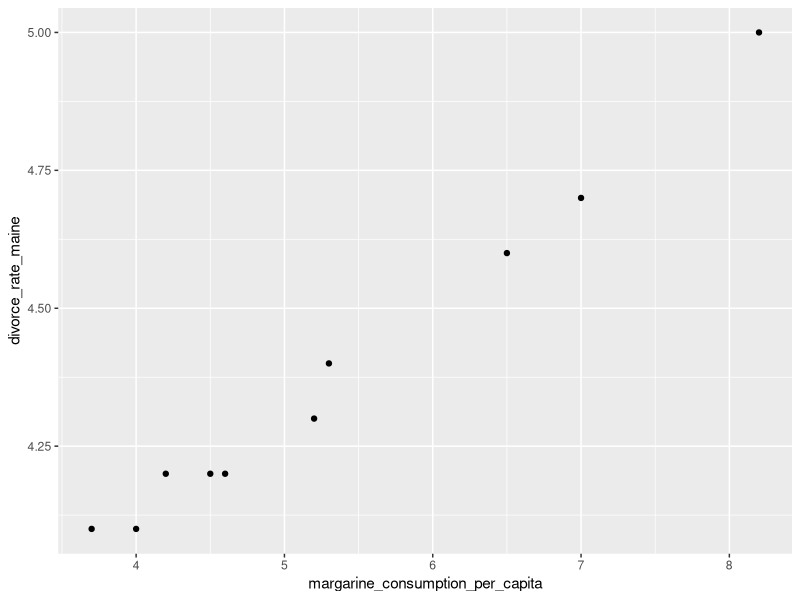
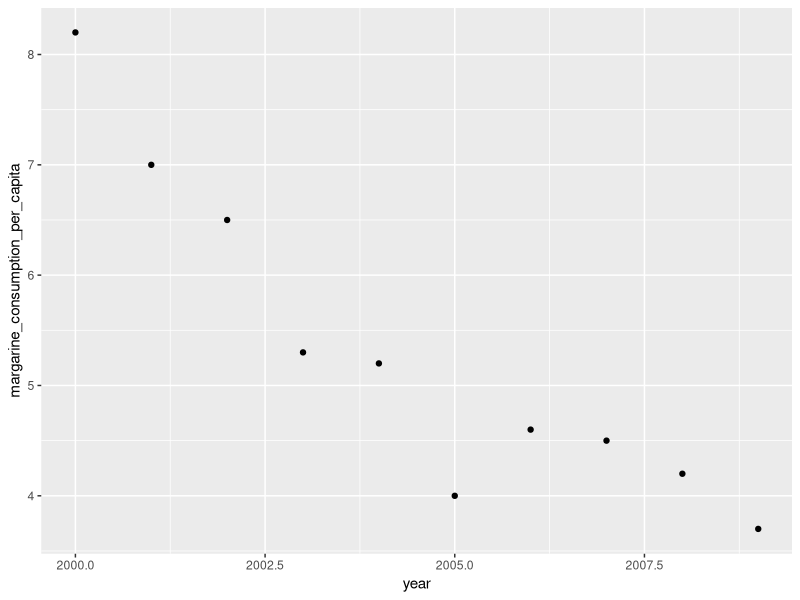
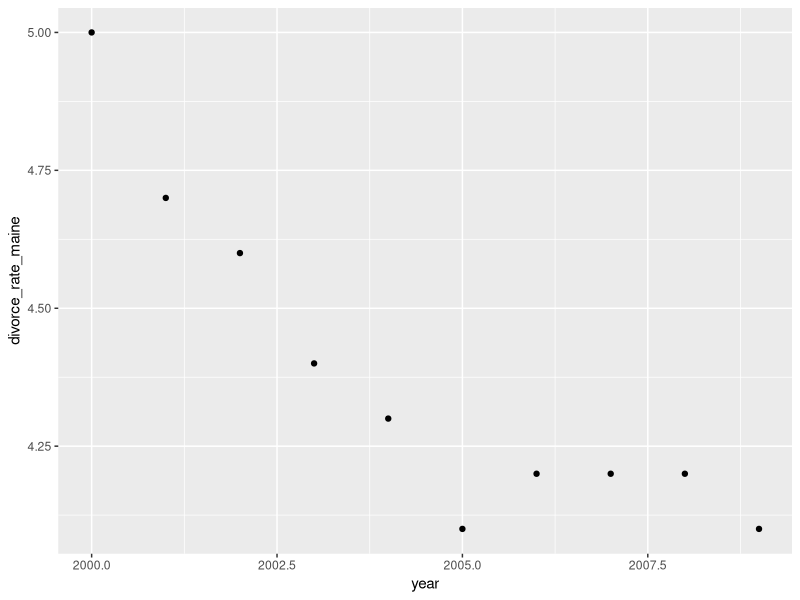
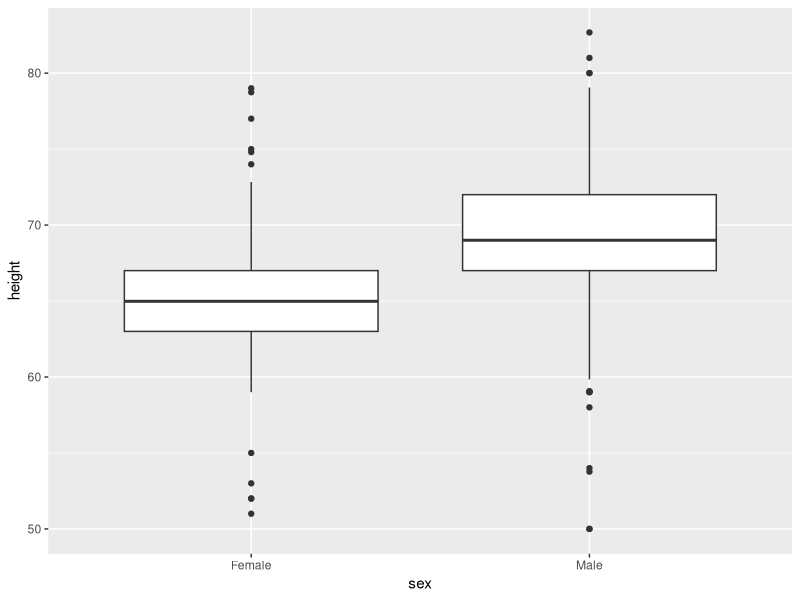
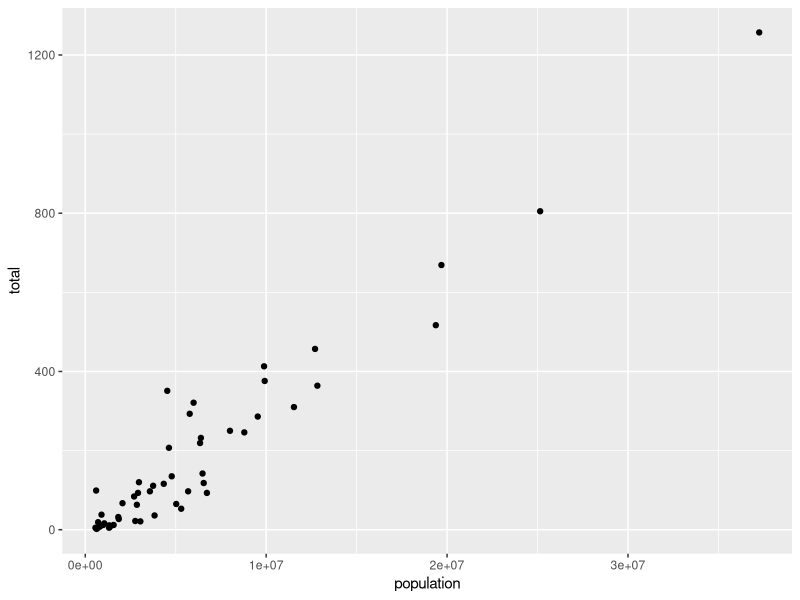
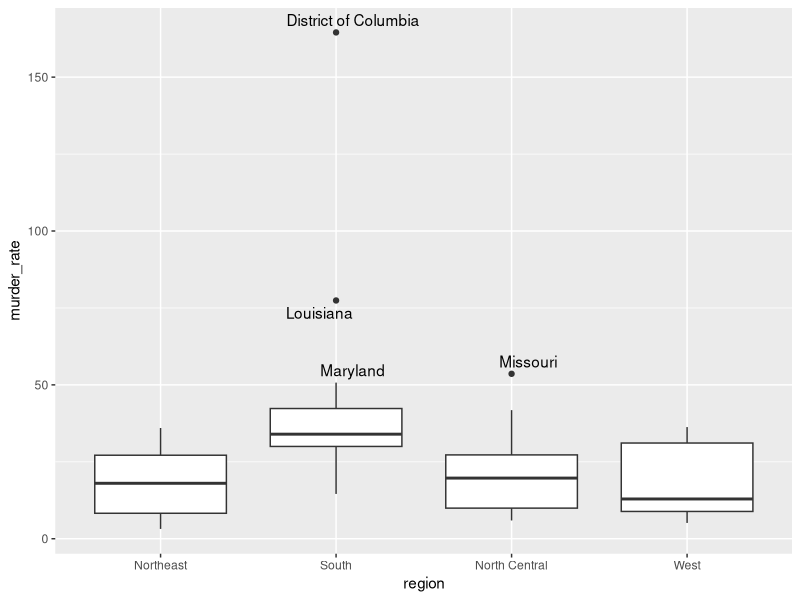
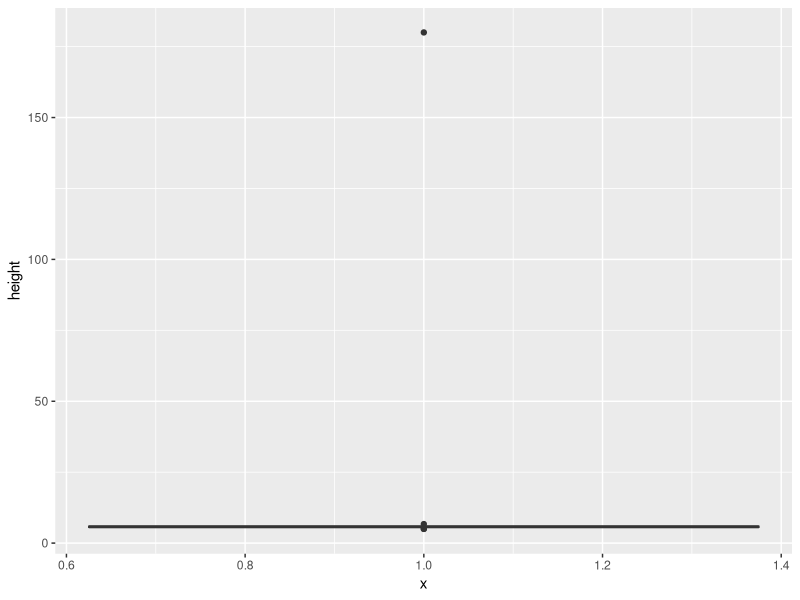
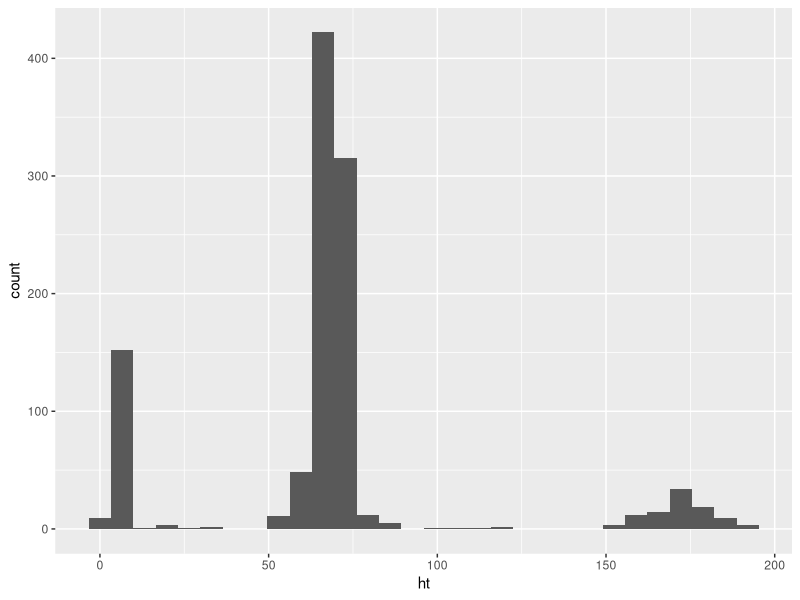

Write R code to recreate these figures, in order.
## ---- chunk 1
library(tidyverse)
library(dslabs)
library(ggrepel)
## ---- chunk 2
admissions
## ---- chunk 3
admissions %>% mutate(admitted=round(admitted*applicants/100)) %>% 
  mutate(not_admitted=applicants-admitted) %>% 
  gather(was_admitted,frequency,ends_with("admitted")) ->
ken_admissions
## ---- chunk 4
ken_admissions
adm.1=glm(frequency~was_admitted*major*gender,family=poisson,data=ken_admissions)
## ---- chunk 5
drop1(adm.1,test="Chisq")
## ---- chunk 6
summary(adm.1)
## ---- chunk 7
divorce_margarine
## ---- chunk 8
  ggplot(divorce_margarine,aes(x=margarine_consumption_per_capita,y=divorce_rate_maine))+
    geom_point()
## ---- chunk 9
dr.1=lm(divorce_rate_maine~margarine_consumption_per_capita,data=divorce_margarine)
summary(dr.1)
## ---- chunk 10
dr.2=lm(divorce_rate_maine~margarine_consumption_per_capita+year,data=divorce_margarine)
summary(dr.2)

## ---- chunk 11
ggplot(divorce_margarine,aes(y=margarine_consumption_per_capita,x=year))+
    geom_point()

## ---- chunk 12
ggplot(divorce_margarine,aes(x=year,y=divorce_rate_maine))+
    geom_point()

## ---- chunk 13
gapminder
## ---- chunk 14
heights
## ---- chunk 15
ggplot(heights,aes(x=sex,y=height))+geom_boxplot()
## ---- chunk 16
t.test(height~sex,data=heights)
## ---- chunk 17
murders
## ---- chunk 18
ggplot(murders,aes(x=population,y=total))+geom_point()
## ---- chunk 19
murders %>% mutate(murder_rate=total/population*1e6) %>% 
  arrange(desc(murder_rate))
## ---- chunk 20
murders %>% group_by(region) %>% 
  summarize(r_total=sum(total),r_pop=sum(population)) %>% 
  mutate(r_rate=r_total/r_pop*1e6)
## ---- chunk 21
murders %>% mutate(murder_rate=total/population*1e6) %>% 
  mutate(my_label=ifelse(murder_rate>50,state,"")) %>% 
  ggplot(aes(x=region,y=murder_rate,label=my_label))+geom_boxplot()+
    geom_text_repel()
## ---- chunk 22
na_example
## ---- chunk 23
outlier_example
## ---- chunk 24
ggplot(tibble(height=outlier_example),aes(x=1,y=height))+geom_boxplot()
## ---- chunk 25
polls_us_election_2016
## ---- chunk 26
reported_heights
## ---- chunk 27
reported_heights %>% count(height)
## ---- chunk 28
reported_heights %>% mutate(ht=parse_number(height)) %>% 
  filter(ht<200) %>% 
  ggplot(aes(x=ht))+geom_histogram()
## ---- chunk 29
reported_heights %>% mutate(ht=parse_number(height)) %>% 
  filter(between(ht,0,3))
## ---- chunk 30
reported_heights %>% mutate(ht=parse_number(height)) %>% 
  filter(between(ht,3,8))
## ---- chunk 31
reported_heights %>% mutate(ht=parse_number(height)) %>% 
  filter(between(ht,50,100))

## ---- chunk 32
reported_heights %>% mutate(ht=parse_number(height)) %>% 
  filter(between(ht,150,200))

## ---- chunk 33
reported_heights %>% mutate(ht=parse_number(height)) %>% 
  filter(between(ht,200,Inf))

## ---- chunk 34
research_funding_rates
## ---- chunk 35
rfalling_object()
## ---- chunk 36
take_poll(n=100)
## ---- chunk 37
us_contagious_diseases
## ---- chunk 38
us_contagious_diseases %>% mutate(rate=count/population*1e6) %>% 
  arrange(desc(rate))
## ---- chunk 39
us_contagious_diseases %>% mutate(rate=count/population*1e6) %>% 
  filter(disease=="Measles") %>% 
  ggplot(aes(x=year,y=rate,colour=state))+ 
    geom_line()+guides(colour=F)
